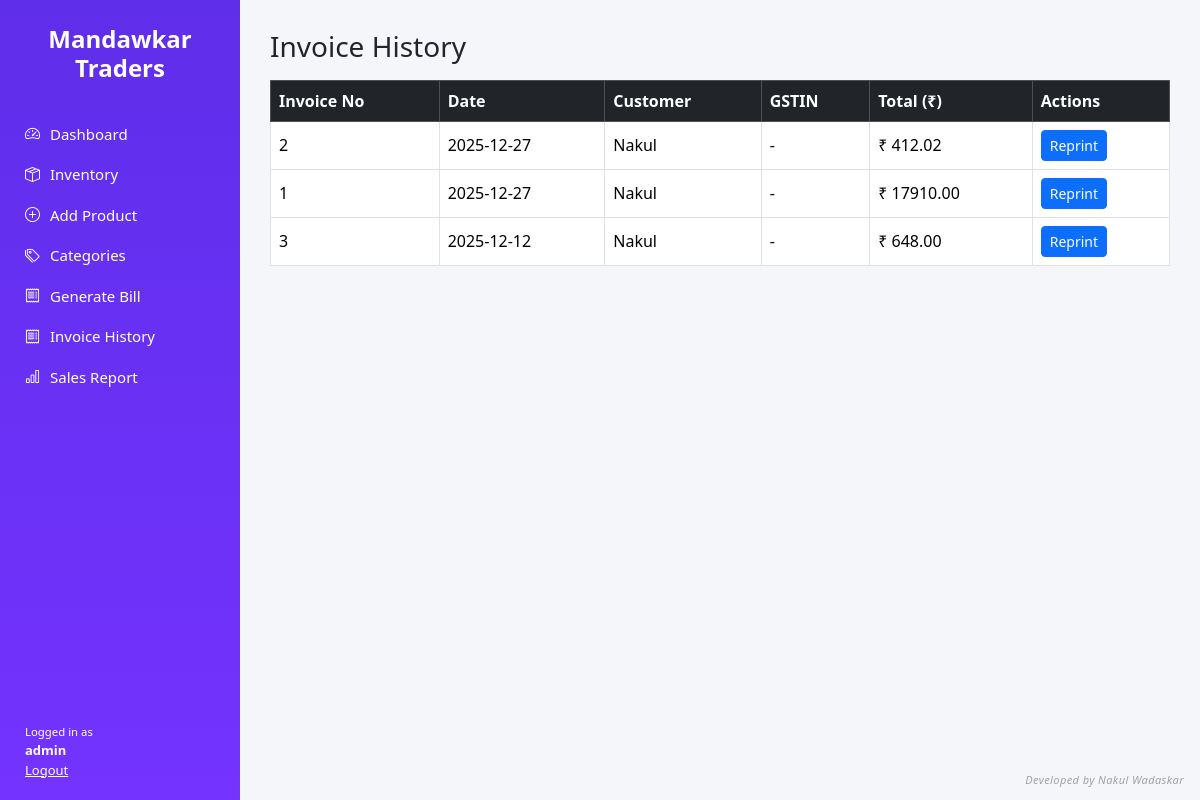
The page /invoices (signed in) on the database its author committed.
### tables this page shows
CREATE TABLE invoices (
            id INTEGER PRIMARY KEY AUTOINCREMENT,
            customer_name TEXT,
            customer_gstin TEXT,
            subtotal REAL,
            discount REAL,
            cgst_percent REAL,
            cgst_amount REAL,
            sgst_percent REAL,
            sgst_amount REAL,
            taxable_value REAL,
            total REAL,
            created_at TEXT
        );

### app.py (the view)
@app.route("/invoices")
@login_required("admin")
def invoice_history():
    conn = get_connection()
    cursor = conn.cursor()
    cursor.execute("""
        SELECT
            id,
            customer_name,
            customer_gstin,
            total,
            created_at
        FROM invoices
        ORDER BY created_at DESC
    """)
    invoices = cursor.fetchall()
    conn.close()
    return render_template("invoice_history.html", invoices=invoices)

### app.py (called while the page is built)
def login_required(role=None):
    def decorator(func):
        @wraps(func)
        def wrapper(*args, **kwargs):
            if "user" not in session:
                return redirect(url_for("login"))
            if role and session.get("role") != role:
                return "Access Denied", 403
            return func(*args, **kwargs)
        return wrapper
    return decorator

### utils/db.py (called while the page is built)
def get_connection():
    return sqlite3.connect(DB_NAME)

### templates/invoice_history.html
{% extends "base.html" %}
{% block content %}
<h3 class="mb-3">Invoice History</h3>
<div class="table-responsive">
<table class="table table-bordered table-hover align-middle">
    <thead class="table-dark">
        <tr>
            <th>Invoice No</th>
            <th>Date</th>
            <th>Customer</th>
            <th>GSTIN</th>
            <th>Total (₹)</th>
            <th>Actions</th>
        </tr>
    </thead>
    <tbody>
        {% for i in invoices %}
        <tr>
            <td>{{ i[0] }}</td>
            <td>{{ i[4][:10] }}</td>
            <td>{{ i[1] }}</td>
            <td>{{ i[2] or "-" }}</td>
            <td>₹ {{ "%.2f"|format(i[3]) }}</td>
            <td>
                <a href="/download-invoice/{{ i[0] }}" class="btn btn-sm btn-primary">
                    Reprint
                </a>
            </td>
        </tr>
        {% endfor %}
    </tbody>
</table>
</div>
{% endblock %}

### static/css/theme.css (style rules this page uses)
body { margin: 0; font-family: 'Segoe UI', sans-serif; background: #f5f6fa; }

### rows shown on the page
invoices: id "2", created_at "2025-12-27", customer_name "Nakul", customer_gstin "-", total "412.02"
invoices: id "1", created_at "2025-12-27", customer_name "Nakul", customer_gstin "-", total "17910.00"
invoices: id "3", created_at "2025-12-12", customer_name "Nakul", customer_gstin "-", total "648.00"

### other values the page prints
{{ session.get('user') }} "admin"
